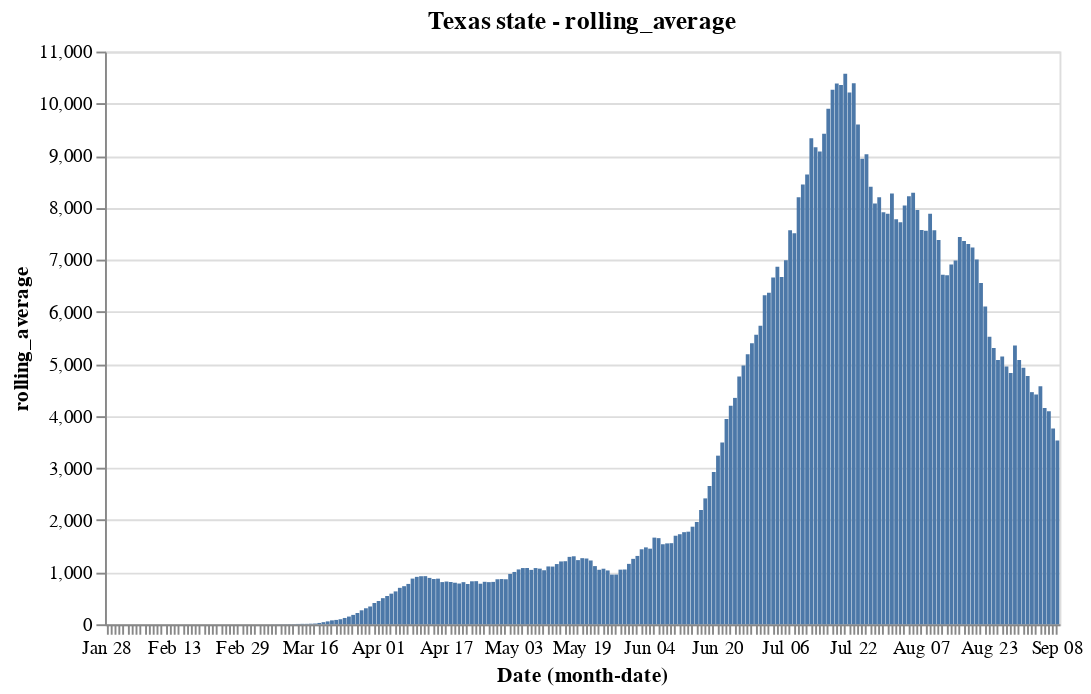

The notebook cell saved with this chart:
### Code cell
base_tx_total.encode(y='rolling_average').properties(title='Texas state - rolling_average')

### Figure 1 — Vega-Lite specification as saved in the notebook (floating-point values rounded to 4 significant figures; data arrays with more than 128 entries replaced by an {"elided": "..."} marker saying what was removed)
{"config": {"view": {"continuousWidth": 400, "continuousHeight": 300}}, "data": {"name": "data-dd19c5e271d27dc441cffce76c009096"}, "mark": "bar", "encoding": {"x": {"type": "ordinal", "field": "Date", "timeUnit": "monthdate"}, "y": {"type": "quantitative", "field": "rolling_average"}}, "title": "Texas state - rolling_average", "width": 500, "$schema": "https://vega.github.io/schema/vega-lite/v4.8.1.json", "datasets": {"data-dd19c5e271d27dc441cffce76c009096": {"elided": "231 records"}}}
